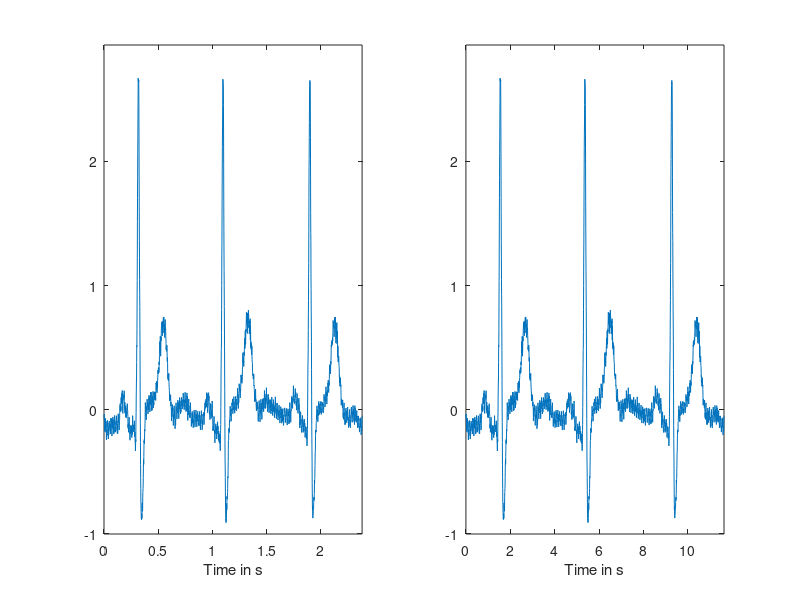

This figure's MATLAB source:
close all
clc
tabel = load('ecg.mat');
tabel2 = load('ecg.mat');

signal1 = tabel.ecg;
m1 = length(signal1);
ymax1 = max(signal1);
ymin1 = min(signal1);

signal2 = tabel2.ecg;
m2 = length(signal2);
ymax2 = max(signal2);
ymin2 = min(signal2);


fs1 = 1000;
Ts1 = 1/fs1;
fs2 = 204.73;
Ts2 = 1/fs2;

subplot(1,2,1)
totaltime1 = Ts1*m1;
totaltime2 = Ts2*m2;
time1 = linspace(0,totaltime1,m1);
plot(time1,signal1)
axis([0,totaltime1,1.1*ymin1,1.1*ymax1]);
xlabel("Time in s");

subplot(1,2,2)
time2 = linspace(0,totaltime2,m2);
plot(time2,signal2)
axis([0,totaltime2,1.1*ymin2,1.1*ymax2]);
xlabel("Time in s");